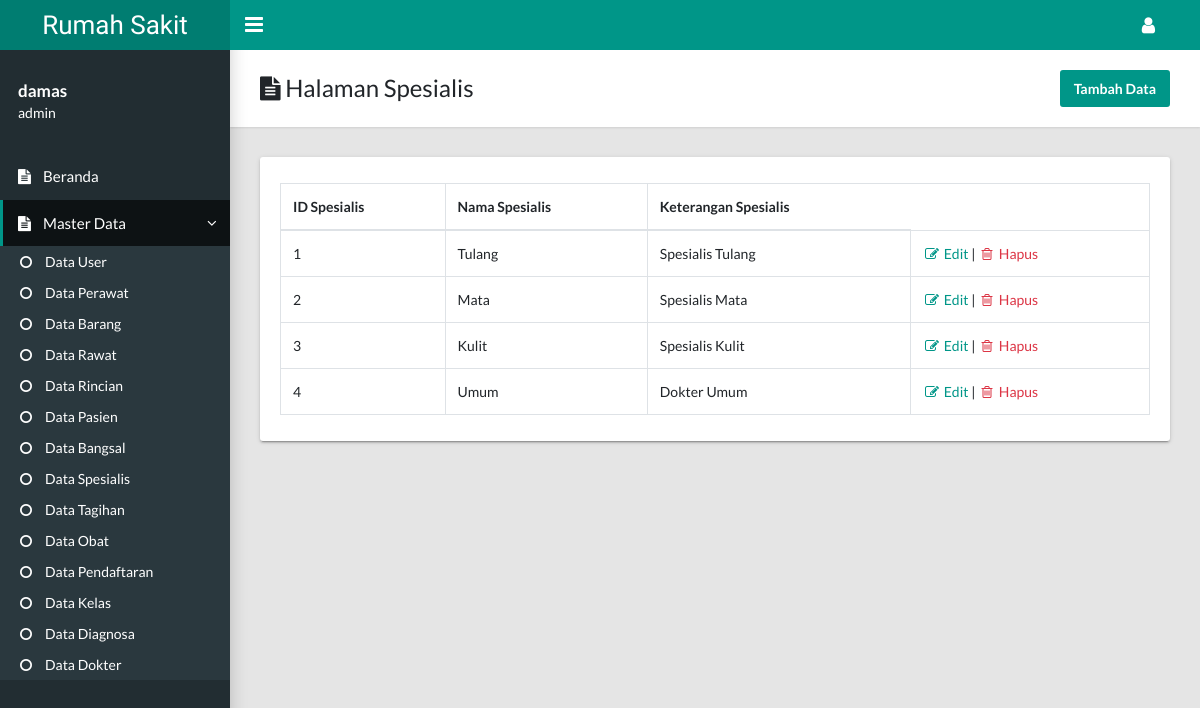
Screenshot of /spesialis (signed in) with the database file from the repository.
### tables this page shows
CREATE TABLE `spesialis` (
  `id_spesialis` int(11) NOT NULL,
  `nama_spesialis` varchar(45) DEFAULT NULL,
  `keterangan_spesialis` varchar(45) DEFAULT NULL
);

### app/core/Controler.php (called while the page is built, shortened)
<?php
class Controler{
	public function view($view, $data = [])
	{
		require_once 'app/views/' . $view . '.php';
	}
	public function model($model)
	{
		return new $model;
	}
}

### app/controlers/Spesialis.php (called while the page is built, shortened)
<?php
class Spesialis extends Controler{
	public function index()
	{
		$data['judul'] = 'Halaman Spesialis';
		$data['spesialis'] = $this->model('Spesialis_model')->getDataSpesialis();
		$this->view('layouts/header',$data);
		$this->view('layouts/nav',$data);
		$this->view('layouts/sidebar',$data);
		$this->view('spesialis/spesialis',$data);
		$this->view('layouts/footer');
	}
}

### app/core/App.php (called while the page is built, shortened)
<?php
class App{
	protected $method = 'index';
	protected $params = [];
	public function __construct()
	{
		$this->controler = new $this->controler;
		call_user_func_array([$this->controler,$this->method], $this->params);
	}
}

### index.php (called while the page is built, shortened)
<?php
$app = new App;

### app/core/Database.php (called while the page is built, shortened)
<?php
class Database{
	private $host = DB_HOST;
	private $user = DB_USER;
	private $pass = DB_PASS;
	private $db_name = DB_NAME;
	private $dbh;
	private $stm;
	public function __construct()
	{
		$dsn = 'mysql:host=' . $this->host. ';dbname=' . $this->db_name;
		try {
			$this->dbh = new PDO($dsn, $this->user, $this->pass);
		}catch(PDOException $e){
			die($e->getMessage());
		}
	}
	public function query($query)
	{
		$this->stm = $this->dbh->prepare($query);
	}
	public function execute()
	{
		$this->stm->execute();
	}
	public function resultSet()
	{
		$this->execute();
		return $this->stm->fetchAll(PDO::FETCH_ASSOC);
	}
}

### app/models/Spesialis_model.php (called while the page is built, shortened)
<?php
class Spesialis_model {
	private $table = 'spesialis';
	private $db;
	public function __construct()
	{
		$this->db = new Database;
	}
	public function getDataSpesialis()
	{
		$this->db->query('SELECT * FROM '. $this->table);
		return $this->db->resultSet();
	}
}

### app/views/spesialis/spesialis.php (the view, shortened to what this page needs)
<main class="app-content">
      <div class="app-title">
        <div>
          <h1><i class="fa fa-file-text"></i> <?= $data['judul'] ?></h1>
        </div>
        <ul class="app-breadcrumb breadcrumb">
            <button type="button" class="btn btn-primary" data-toggle="modal" data-target="#modalBox">
              Tambah Data
            </button>
        </ul>
      </div>
      <div class="row">
        <div class="col-md-12">
          <div class="tile">
            <div class="tile-body">
              <table class="table table-hover table-bordered" id="tabel">
                  <thead>
                    <tr>
                      <th>ID Spesialis</th>
                      <th>Nama Spesialis</th>
                      <th>Keterangan Spesialis</th>
                    </tr>
                  </thead>
                  <tbody>
                  <?php foreach ($data['spesialis'] as $spesialis): ?>
                    <tr>
                      <td><?php echo $spesialis['id_spesialis']; ?></td>
                      <td><?php echo $spesialis['nama_spesialis']; ?></td>
                      <td><?php echo $spesialis['keterangan_spesialis']; ?></td>
                      <td>
                        <a href="<?= BASEURL .'spesialis/ubah/' . $spesialis['id_spesialis'];  ?>">
                          <i class="fa fa-pencil-square-o fa-fw"></i> Edit
                        </a>
                        |
                        <a href="<?= BASEURL .'spesialis/hapus/' . $spesialis['id_spesialis'];  ?>" class="text-danger peringatan">
                          <i class="fa fa-trash-o fa-fw"></i> Hapus
                        </a>
                      </td>
                    </tr>
                   <?php endforeach ?>
                   </tbody>
                </table>
            </div>
          </div>
        </div>
      </div>

### app/views/layouts/header.php (shortened to what this page needs)
<!DOCTYPE html>
<html>
<head>
    <link rel="stylesheet" type="text/css" href="<?= BASEURL ?>assets/css/main.css">
    <link rel="stylesheet" type="text/css" href="https://maxcdn.bootstrapcdn.com/font-awesome/4.7.0/css/font-awesome.min.css">
    <link rel="stylesheet" type="text/css" href="<?= BASEURL ?>assets/css/bootstrap-select.css">
</head>
<body class="app sidebar-mini rtl">

### app/views/layouts/nav.php (shortened to what this page needs)
<header class="app-header"><a class="app-header__logo" href="<?= BASEURL; ?>home/visi"><?= APLIKASI; ?></a>
<a class="app-sidebar__toggle" href="#" data-toggle="sidebar" aria-label="Hide Sidebar"></a>
  <ul class="app-nav">
    <li class="dropdown"><a class="app-nav__item" href="#" data-toggle="dropdown" aria-label="Open Profile Menu"><i class="fa fa-user fa-lg"></i></a>
    </li>
  </ul>
</header>

### app/views/layouts/sidebar.php (shortened to what this page needs)
<aside class="app-sidebar">
  <div class="app-sidebar__user d-block text-left ml-2">
    <div>
      <p class="app-sidebar__user-name font-weight-bold"><?= $_SESSION['user']['username']; ?></p>
      <p class="app-sidebar__user-designation"><?= $_SESSION['user']['level']; ?></p>
    </div>
  </div>
  <ul class="app-menu">
    <li>
      <a class="app-menu__item" href="'.BASEURL.'home/info">
        <i class="app-menu__icon fa fa-file-text"></i>
        <span class="app-menu__label">Beranda</span>
      </a>
    </li>
    <li class="treeview is-expanded">
      <a class="app-menu__item active" href="#" data-toggle="treeview">
        <i class="app-menu__icon fa fa-file-text"></i>
        <span class="app-menu__label">Master Data</span>
        <i class="treeview-indicator fa fa-angle-right"></i>
      </a>
      <ul class="treeview-menu">
      <?php
        if ($_SESSION['user']['level'] == 'admin') {
          echo
          '
          <li>
            <a class="treeview-item" href="'.BASEURL.'user">
              <i class="app-menu__icon fa fa-circle-o"></i><span class="app-menu__label">Data User</span>
            </a>
          </li>
          <li>
            <a class="treeview-item" href="'.BASEURL.'perawat">
              <i class="app-menu__icon fa fa-circle-o"></i><span class="app-menu__label">Data Perawat</span>
            </a>
          </li>
          <li>
            <a class="treeview-item" href="'.BASEURL.'barang">
              <i class="app-menu__icon fa fa-circle-o"></i><span class="app-menu__label">Data Barang</span>
            </a>
          </li>
          <li>
          <a class="treeview-item" href="'.BASEURL.'rawat">
            <i class="app-menu__icon fa fa-circle-o"></i><span class="app-menu__label">Data Rawat</span>
          </a>
        </li>
        <li>
          <a class="treeview-item" href="'.BASEURL.'rincian">
            <i class="app-menu__icon fa fa-circle-o"></i><span class="app-menu__label">Data Rincian</span>
          </a>
        </li>
          ';
        }
        if (($_SESSION['user']['level'] == 'admin') || ($_SESSION['user']['level'] == 'receptionist') || ($_SESSION['user']['level'] == 'dokter') ) {
          echo
          '
            <li>
              <a class="treeview-item" href="'.BASEURL.'pasien">
                <i class="app-menu__icon fa fa-circle-o"></i><span class="app-menu__label">Data Pasien</span>
              </a>
            </li>
          ';
        }
        if (($_SESSION['user']['level'] == 'admin') || ($_SESSION['user']['level'] == 'receptionist')) {
          echo
          '
            <li>
              <a class="treeview-item" href="'.BASEURL.'bangsal">
                <i class="app-menu__icon fa fa-circle-o"></i><span class="app-menu__label">Data Bangsal</span>
              </a>
            </li>
            <li>
              <a class="treeview-item" href="'.BASEURL.'spesialis">
                <i class="app-menu__icon fa fa-circle-o"></i><span class="app-menu__label">Data Spesialis</span>
              </a>
            </li>
          ';
        }
        if (($_SESSION['user']['level'] == 'admin') || ($_SESSION['user']['level'] == 'kasir')) {
          echo
          '
            <li>
              <a class="treeview-item" href="'.BASEURL.'tagihan">
                <i class="app-menu__icon fa fa-circle-o"></i><span class="app-menu__label">Data Tagihan</span>
              </a>
            </li>
          ';
        }
        if (($_SESSION['user']['level'] == 'admin') || ($_SESSION['user']['level'] == 'dokter') || ($_SESSION['user']['level'] == 'kasir')) {
          echo
          '
            <li>
              <a class="treeview-item" href="'.BASEURL.'obat">
                <i class="app-menu__icon fa fa-circle-o"></i><span class="app-menu__label">Data Obat</span>
              </a>
            </li>
          ';
        }
        if (($_SESSION['user']['level'] == 'admin') || ($_SESSION['user']['level'] == 'receptionist') || ($_SESSION['user']['level'] == 'kasir')) {
          echo
          '
            <li>
              <a class="treeview-item" href="'.BASEURL.'pendaftaran">
                <i class="app-menu__icon fa fa-circle-o"></i><span class="app-menu__label">Data Pendaftaran</span>
              </a>
            </li>
            <li>
              <a class="treeview-item" href="'.BASEURL.'kelas">
                <i class="app-menu__icon fa fa-circle-o"></i><span class="app-menu__label">Data Kelas</span>
              </a>
            </li>
          ';
        }
        if (($_SESSION['user']['level'] == 'admin') || ($_SESSION['user']['level'] == 'dokter')) {
          echo
          '
            <li>
              <a class="treeview-item" href="'.BASEURL.'diagnosa">
                <i class="app-menu__icon fa fa-circle-o"></i><span class="app-menu__label">Data Diagnosa</span>
              </a>
            </li>
          ';
        }
        if (($_SESSION['user']['level'] == 'admin') || ($_SESSION['user']['level'] == 'kasir')) {
          echo
          '
            <li>
              <a class="treeview-item" href="'.BASEURL.'dokter">
                <i class="app-menu__icon fa fa-circle-o"></i><span class="app-menu__label">Data Dokter</span>
              </a>
            </li>
          ';
        }
        ?>
      </ul>
    </li>
  </ul>
</aside>

### app/views/layouts/footer.php (shortened to what this page needs)
    </main>
  </body>
</html>

### rows the page displays
spesialis: id_spesialis "1", nama_spesialis "Tulang", keterangan_spesialis "Spesialis Tulang"
spesialis: id_spesialis "2", nama_spesialis "Mata", keterangan_spesialis "Spesialis Mata"
spesialis: id_spesialis "3", nama_spesialis "Kulit", keterangan_spesialis "Spesialis Kulit"
spesialis: id_spesialis "4", nama_spesialis "Umum", keterangan_spesialis "Dokter Umum"

### other values shown
APLIKASI "Rumah Sakit"
$_SESSION['user']['username'] "damas"
$_SESSION['user']['level'] "admin"
$data['judul'] "Halaman Spesialis"
